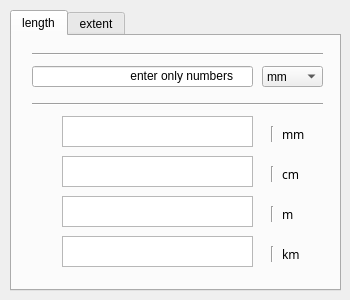
<?xml version="1.0" encoding="UTF-8"?>
<ui version="4.0">
 <class>sliderNdial</class>
 <widget class="QWidget" name="sliderNdial">
  <property name="geometry">
   <rect>
    <x>0</x>
    <y>0</y>
    <width>350</width>
    <height>300</height>
   </rect>
  </property>
  <property name="sizeIncrement">
   <size>
    <width>0</width>
    <height>0</height>
   </size>
  </property>
  <property name="windowTitle">
   <string>단위변환</string>
  </property>
  <widget class="QTabWidget" name="tabWidget">
   <property name="geometry">
    <rect>
     <x>10</x>
     <y>10</y>
     <width>331</width>
     <height>281</height>
    </rect>
   </property>
   <property name="currentIndex">
    <number>0</number>
   </property>
   <widget class="QWidget" name="tab">
    <attribute name="title">
     <string>length</string>
    </attribute>
    <widget class="Line" name="LentopLine">
     <property name="geometry">
      <rect>
       <x>20</x>
       <y>10</y>
       <width>291</width>
       <height>16</height>
      </rect>
     </property>
     <property name="orientation">
      <enum>Qt::Horizontal</enum>
     </property>
    </widget>
    <widget class="QLabel" name="Lenlab2">
     <property name="geometry">
      <rect>
       <x>270</x>
       <y>130</y>
       <width>67</width>
       <height>17</height>
      </rect>
     </property>
     <property name="font">
      <font>
       <family>Ubuntu Mono</family>
      </font>
     </property>
     <property name="text">
      <string>cm</string>
     </property>
     <property name="alignment">
      <set>Qt::AlignLeading|Qt::AlignLeft|Qt::AlignVCenter</set>
     </property>
    </widget>
    <widget class="QLabel" name="Lenlab1">
     <property name="geometry">
      <rect>
       <x>270</x>
       <y>90</y>
       <width>67</width>
       <height>17</height>
      </rect>
     </property>
     <property name="font">
      <font>
       <family>Ubuntu Mono</family>
      </font>
     </property>
     <property name="text">
      <string>mm</string>
     </property>
     <property name="alignment">
      <set>Qt::AlignLeading|Qt::AlignLeft|Qt::AlignVCenter</set>
     </property>
    </widget>
    <widget class="QTextEdit" name="Lentext3">
     <property name="geometry">
      <rect>
       <x>50</x>
       <y>160</y>
       <width>191</width>
       <height>31</height>
      </rect>
     </property>
    </widget>
    <widget class="Line" name="Lenline4">
     <property name="geometry">
      <rect>
       <x>250</x>
       <y>210</y>
       <width>20</width>
       <height>16</height>
      </rect>
     </property>
     <property name="orientation">
      <enum>Qt::Vertical</enum>
     </property>
    </widget>
    <widget class="QLabel" name="Lenlab4">
     <property name="geometry">
      <rect>
       <x>270</x>
       <y>210</y>
       <width>67</width>
       <height>17</height>
      </rect>
     </property>
     <property name="font">
      <font>
       <family>Ubuntu Mono</family>
      </font>
     </property>
     <property name="text">
      <string>km</string>
     </property>
     <property name="alignment">
      <set>Qt::AlignLeading|Qt::AlignLeft|Qt::AlignVCenter</set>
     </property>
    </widget>
    <widget class="QTextEdit" name="Lentext2">
     <property name="geometry">
      <rect>
       <x>50</x>
       <y>120</y>
       <width>191</width>
       <height>31</height>
      </rect>
     </property>
    </widget>
    <widget class="QComboBox" name="Ul">
     <property name="geometry">
      <rect>
       <x>250</x>
       <y>30</y>
       <width>61</width>
       <height>21</height>
      </rect>
     </property>
     <item>
      <property name="text">
       <string>mm</string>
      </property>
     </item>
     <item>
      <property name="text">
       <string>cm</string>
      </property>
     </item>
     <item>
      <property name="text">
       <string>m</string>
      </property>
     </item>
     <item>
      <property name="text">
       <string>km</string>
      </property>
     </item>
    </widget>
    <widget class="QTextEdit" name="Lentext4">
     <property name="geometry">
      <rect>
       <x>50</x>
       <y>200</y>
       <width>191</width>
       <height>31</height>
      </rect>
     </property>
    </widget>
    <widget class="Line" name="Lenline3">
     <property name="geometry">
      <rect>
       <x>250</x>
       <y>170</y>
       <width>20</width>
       <height>16</height>
      </rect>
     </property>
     <property name="orientation">
      <enum>Qt::Vertical</enum>
     </property>
    </widget>
    <widget class="QTextEdit" name="Lentext1">
     <property name="geometry">
      <rect>
       <x>50</x>
       <y>80</y>
       <width>191</width>
       <height>31</height>
      </rect>
     </property>
    </widget>
    <widget class="Line" name="Lenline1">
     <property name="geometry">
      <rect>
       <x>250</x>
       <y>90</y>
       <width>20</width>
       <height>16</height>
      </rect>
     </property>
     <property name="orientation">
      <enum>Qt::Vertical</enum>
     </property>
    </widget>
    <widget class="Line" name="LenunderLine">
     <property name="geometry">
      <rect>
       <x>20</x>
       <y>60</y>
       <width>291</width>
       <height>16</height>
      </rect>
     </property>
     <property name="orientation">
      <enum>Qt::Horizontal</enum>
     </property>
    </widget>
    <widget class="QLabel" name="Lenlab3">
     <property name="geometry">
      <rect>
       <x>270</x>
       <y>170</y>
       <width>67</width>
       <height>17</height>
      </rect>
     </property>
     <property name="font">
      <font>
       <family>Ubuntu Mono</family>
      </font>
     </property>
     <property name="text">
      <string>m</string>
     </property>
     <property name="alignment">
      <set>Qt::AlignLeading|Qt::AlignLeft|Qt::AlignVCenter</set>
     </property>
    </widget>
    <widget class="Line" name="Lenline2">
     <property name="geometry">
      <rect>
       <x>250</x>
       <y>130</y>
       <width>20</width>
       <height>16</height>
      </rect>
     </property>
     <property name="orientation">
      <enum>Qt::Vertical</enum>
     </property>
    </widget>
    <widget class="QLineEdit" name="LenText">
     <property name="geometry">
      <rect>
       <x>20</x>
       <y>30</y>
       <width>221</width>
       <height>21</height>
      </rect>
     </property>
    </widget>
    <widget class="QLabel" name="label">
     <property name="geometry">
      <rect>
       <x>80</x>
       <y>30</y>
       <width>141</width>
       <height>20</height>
      </rect>
     </property>
     <property name="text">
      <string>enter only numbers</string>
     </property>
     <property name="alignment">
      <set>Qt::AlignRight|Qt::AlignTrailing|Qt::AlignVCenter</set>
     </property>
    </widget>
   </widget>
   <widget class="QWidget" name="tab_2">
    <attribute name="title">
     <string>extent</string>
    </attribute>
    <widget class="QLabel" name="lab1_2">
     <property name="geometry">
      <rect>
       <x>270</x>
       <y>90</y>
       <width>67</width>
       <height>17</height>
      </rect>
     </property>
     <property name="font">
      <font>
       <family>Ubuntu Mono</family>
      </font>
     </property>
     <property name="text">
      <string>mg</string>
     </property>
     <property name="alignment">
      <set>Qt::AlignLeading|Qt::AlignLeft|Qt::AlignVCenter</set>
     </property>
    </widget>
    <widget class="QLabel" name="lab2_2">
     <property name="geometry">
      <rect>
       <x>270</x>
       <y>130</y>
       <width>67</width>
       <height>17</height>
      </rect>
     </property>
     <property name="font">
      <font>
       <family>Ubuntu Mono</family>
      </font>
     </property>
     <property name="text">
      <string>g</string>
     </property>
     <property name="alignment">
      <set>Qt::AlignLeading|Qt::AlignLeft|Qt::AlignVCenter</set>
     </property>
    </widget>
    <widget class="QTextEdit" name="text3_2">
     <property name="geometry">
      <rect>
       <x>50</x>
       <y>160</y>
       <width>191</width>
       <height>31</height>
      </rect>
     </property>
    </widget>
    <widget class="Line" name="line4_2">
     <property name="geometry">
      <rect>
       <x>250</x>
       <y>210</y>
       <width>20</width>
       <height>16</height>
      </rect>
     </property>
     <property name="orientation">
      <enum>Qt::Vertical</enum>
     </property>
    </widget>
    <widget class="QLabel" name="lab4_2">
     <property name="geometry">
      <rect>
       <x>270</x>
       <y>210</y>
       <width>67</width>
       <height>17</height>
      </rect>
     </property>
     <property name="font">
      <font>
       <family>Ubuntu Mono</family>
      </font>
     </property>
     <property name="text">
      <string>t</string>
     </property>
     <property name="alignment">
      <set>Qt::AlignLeading|Qt::AlignLeft|Qt::AlignVCenter</set>
     </property>
    </widget>
    <widget class="QComboBox" name="UnitList_2">
     <property name="geometry">
      <rect>
       <x>250</x>
       <y>30</y>
       <width>61</width>
       <height>21</height>
      </rect>
     </property>
     <item>
      <property name="text">
       <string>mg</string>
      </property>
     </item>
     <item>
      <property name="text">
       <string>g</string>
      </property>
     </item>
     <item>
      <property name="text">
       <string>kg</string>
      </property>
     </item>
     <item>
      <property name="text">
       <string>t</string>
      </property>
     </item>
    </widget>
    <widget class="QTextEdit" name="text2_2">
     <property name="geometry">
      <rect>
       <x>50</x>
       <y>120</y>
       <width>191</width>
       <height>31</height>
      </rect>
     </property>
    </widget>
    <widget class="QTextEdit" name="text4_2">
     <property name="geometry">
      <rect>
       <x>50</x>
       <y>200</y>
       <width>191</width>
       <height>31</height>
      </rect>
     </property>
    </widget>
    <widget class="Line" name="line3_2">
     <property name="geometry">
      <rect>
       <x>250</x>
       <y>170</y>
       <width>20</width>
       <height>16</height>
      </rect>
     </property>
     <property name="orientation">
      <enum>Qt::Vertical</enum>
     </property>
    </widget>
    <widget class="QTextEdit" name="text1_2">
     <property name="geometry">
      <rect>
       <x>50</x>
       <y>80</y>
       <width>191</width>
       <height>31</height>
      </rect>
     </property>
    </widget>
    <widget class="Line" name="line1_2">
     <property name="geometry">
      <rect>
       <x>250</x>
       <y>90</y>
       <width>20</width>
       <height>16</height>
      </rect>
     </property>
     <property name="orientation">
      <enum>Qt::Vertical</enum>
     </property>
    </widget>
    <widget class="Line" name="underLine_2">
     <property name="geometry">
      <rect>
       <x>20</x>
       <y>60</y>
       <width>291</width>
       <height>16</height>
      </rect>
     </property>
     <property name="orientation">
      <enum>Qt::Horizontal</enum>
     </property>
    </widget>
    <widget class="QLabel" name="lab3_2">
     <property name="geometry">
      <rect>
       <x>270</x>
       <y>170</y>
       <width>67</width>
       <height>17</height>
      </rect>
     </property>
     <property name="font">
      <font>
       <family>Ubuntu Mono</family>
      </font>
     </property>
     <property name="text">
      <string>kg</string>
     </property>
     <property name="alignment">
      <set>Qt::AlignLeading|Qt::AlignLeft|Qt::AlignVCenter</set>
     </property>
    </widget>
    <widget class="Line" name="line2_2">
     <property name="geometry">
      <rect>
       <x>250</x>
       <y>130</y>
       <width>20</width>
       <height>16</height>
      </rect>
     </property>
     <property name="orientation">
      <enum>Qt::Vertical</enum>
     </property>
    </widget>
    <widget class="QLineEdit" name="unitText_2">
     <property name="geometry">
      <rect>
       <x>20</x>
       <y>30</y>
       <width>221</width>
       <height>21</height>
      </rect>
     </property>
    </widget>
    <widget class="Line" name="topLine_2">
     <property name="geometry">
      <rect>
       <x>20</x>
       <y>10</y>
       <width>291</width>
       <height>16</height>
      </rect>
     </property>
     <property name="orientation">
      <enum>Qt::Horizontal</enum>
     </property>
    </widget>
   </widget>
  </widget>
 </widget>
 <resources/>
 <connections/>
</ui>
